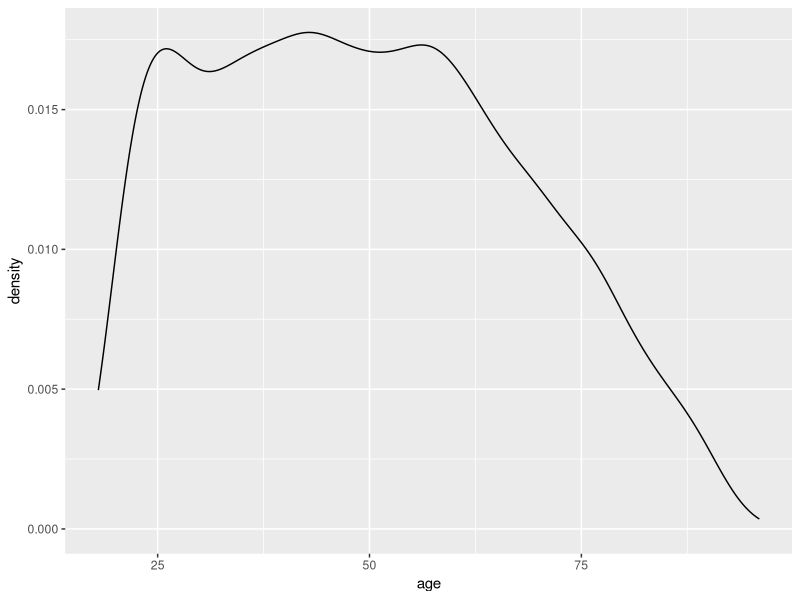
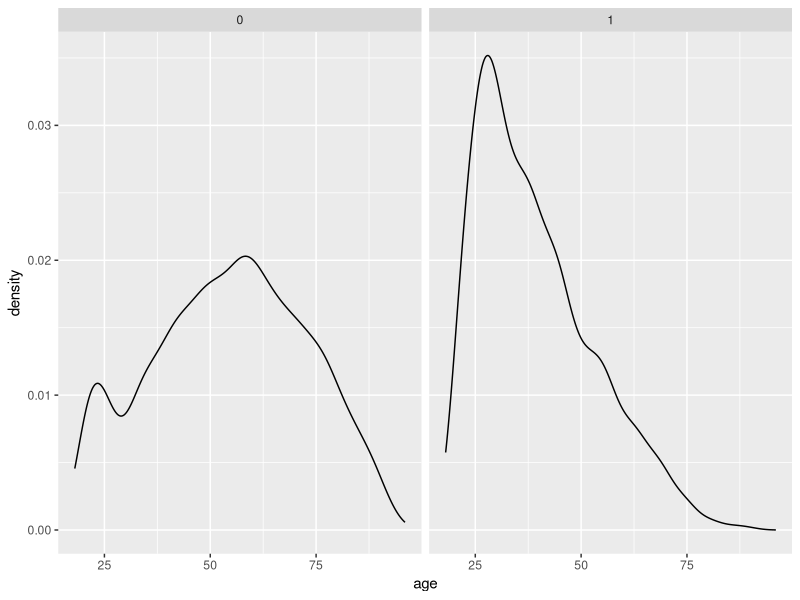
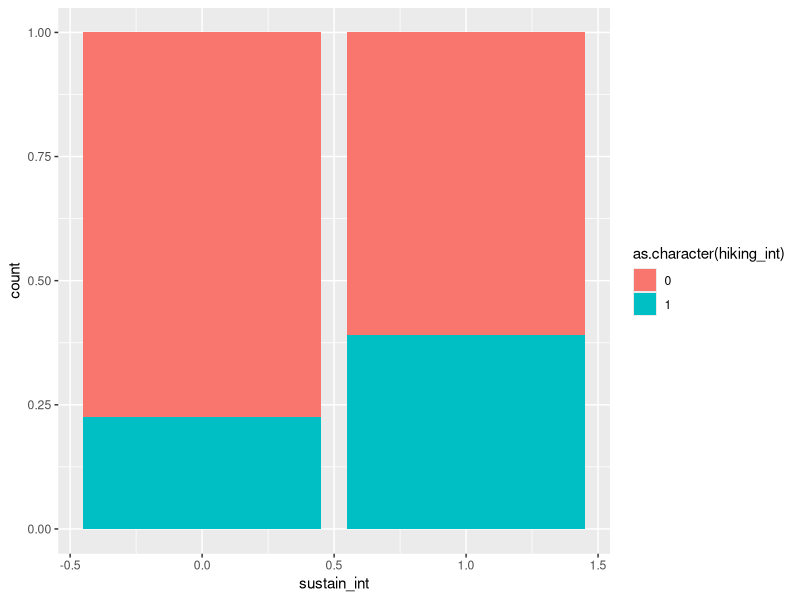
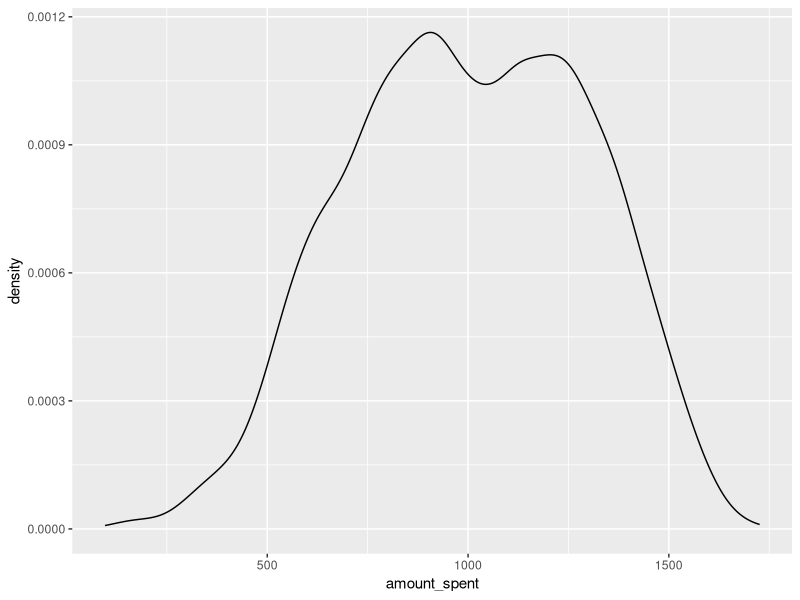
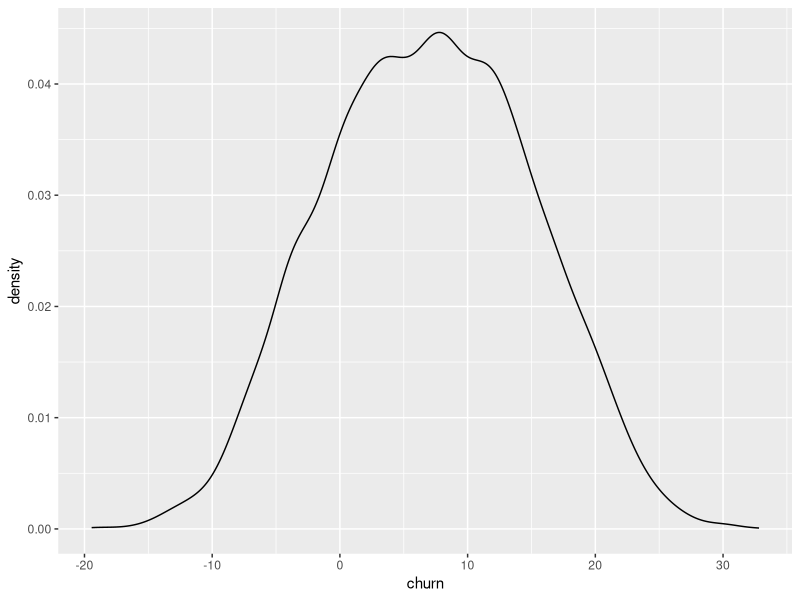
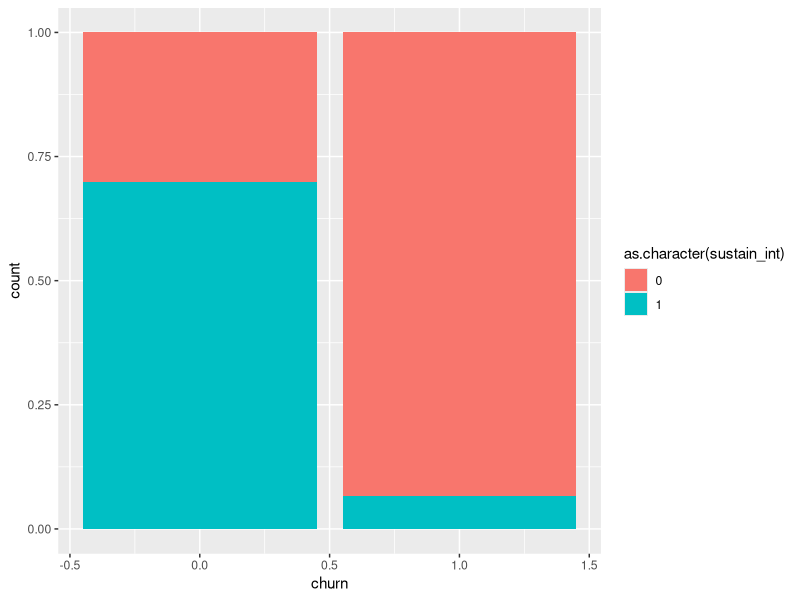
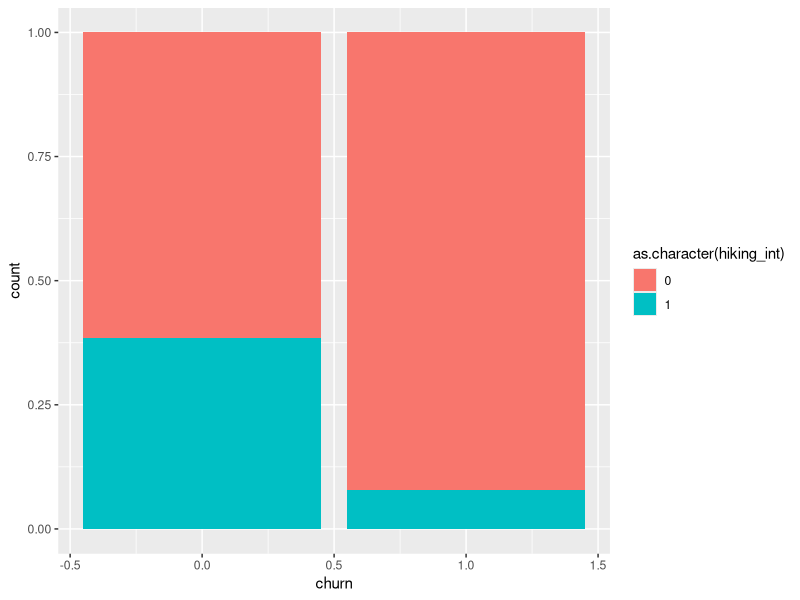
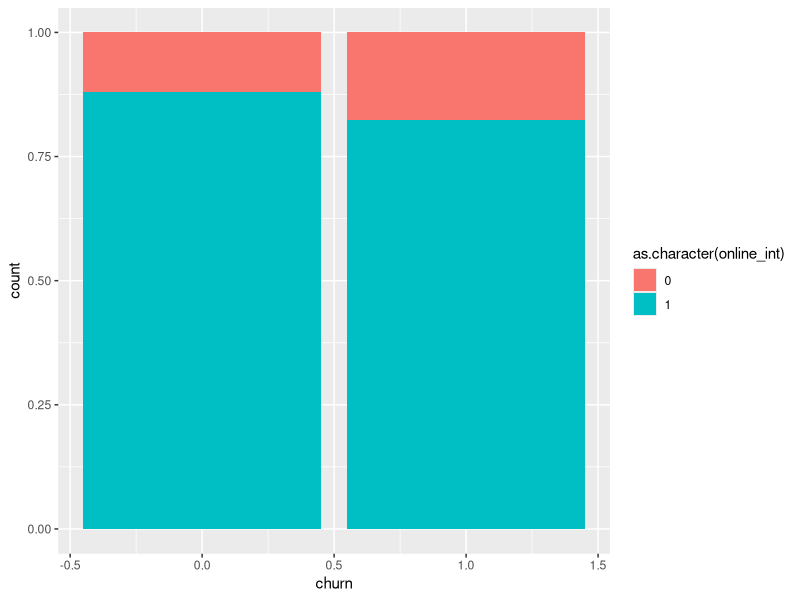

Write R code to recreate these figures, in order.
library(tidyverse)

# Number of Customers
num_cust <- 10000

# Customer ID
customer_id <- c()
for (i in 1:num_cust) {
  customer_id[i] <- 1000 + i
}


# Variable 1 - Age --------------------------------------------------------
# Truly Independent

sample_ages <- function(n) {
  ## custom age pdf
  age_pdf <- function(x) {
    if (x < 18 || x > 96) return(0)
    if (x >= 21 && x <= 60) return(1)
    if (x >= 18 && x < 21) return((x - 18) / (21 - 18))  # Ramps up from 18 to 21
    if (x > 60 && x <= 96) return((96 - x) / (96 - 60))  # Tapers down from 60 to 96
  }
  v_pdf <- Vectorize(age_pdf)
  ## rejection sampling
  samples <- c()
  while (length(samples) < n) {
    candidates <- runif(n, min = 18, max = 96)
    probs <- v_pdf(candidates)
    keep <- runif(n) < probs
    samples <- c(samples, candidates[keep])
    samples <- samples[1:min(length(samples), n)]  # Keep only up to n samples
  }
  return(round(samples))
}

age <- sample_ages(num_cust)

## Check distribution
tibble(age = age) |>
  ggplot(aes(x = age)) +
  geom_density()


# Variable 2 - Region -----------------------------------------------------
# Truly Independent


# region_options <- c(
#   "Pacific Northwest",
#   "East Coast",
#   "Midwest",
#   "Great Plains",
#   "South",
#   "West",
#   "California")
#
# region <- sample(region_options,
#                  num_cust,
#                  replace = TRUE,
#                  prob = c(.35,.05,.07,.05,.05,.25,.18))
#
# ## Check Distribution
# tibble(region = region) |>
#   ggplot(mapping = aes(x = region)) +
#   geom_bar()


# Revamped Variable 2 - Number of Online Visits ---------------------------
# Dependent on Age

num_visits <- c()

for (i in 1:num_cust) {
  num_visits[i] <- round(100 - age[i] + rnorm(1, 10, 10))
  num_visits[i] <- ifelse(num_visits[i] < 1, 1, num_visits[i])
}

# Variable 3 - Interest in Hiking -----------------------------------------
# A Partial Function of Age

hiking_int <- c()

abs_age_vec <- c()
age_impact_vec <- c()

for (i in 1:num_cust) {
  abs_age <- abs(age[i] - 28)
  age_impact <- abs_age/age[i]
  hiking_int[i] <- rbinom(1, 1, prob = .71 - age_impact)
}

## Check Distribution
tibble(hiking_int = hiking_int,
       age = age) |>
  ggplot(mapping = aes(x = age)) +
  geom_density() +
  facet_wrap(~as.character(hiking_int))

# Variable 4 - Interest in Sustainability ---------------------------------
# A Partial Function of Interest in Hiking and Region

# region_probs <- c(
#   .7, .6, .4, .3, .2, .5, .5
# )


sustain_int <- c()
for (i in 1:num_cust) {
  prob_hiking <- hiking_int[i] * .2
  # prob_region <- region_probs[which(region_options == region[i])]
  sustain_int[i] <- rbinom(1, 1, prob = prob_hiking + rnorm(1, .5, .1))
  sustain_int[i] <- ifelse(is.na(sustain_int[i]), 0, sustain_int[i])
}

## Check Distribution
tibble(sustain_int = sustain_int,
       hiking_int = hiking_int) |>
ggplot(mapping = aes(x = sustain_int, fill = as.character(hiking_int))) +
  geom_bar(position = "fill")

## Check Distribution - Region
# tibble(sustain_int = sustain_int,
#        region = region) |>
#   ggplot(mapping = aes(x = sustain_int, fill = as.character(region))) +
#   geom_bar(position = "fill")


# Variable 5 - Active Online ----------------------------------------------
# A Partial Function of Interest in Hiking

online_int <- c()
for (i in 1:num_cust) {
  prob <- hiking_int[i] * .1
  online_int[i] <- rbinom(1, 1, prob = .9 - prob)
}

# Variable 6 - Amount Spent -----------------------------------------------
# A Partial Function of all 5 previous variables

amount_spent <- c()

# region_probs <- c(
#   400, 120, 110, 100, 50, 220, 450
# )

for (i in 1:num_cust) {
  abs_age <- abs(age[i] - 46)
  age_impact <- abs_age/age[i]
  amount_spent[i] <- 600 +
    age_impact * -600 +
    # region_probs[which(region_options == region[i])] +
    num_visits[i] * 4 +
    200 * hiking_int[i] +
    400 * sustain_int[i] +
    100 * online_int[i] +
    rnorm(1, mean = 0, sd = 50)
}

for(i in 1:num_cust) {
  amount_spent[i] <- ifelse(amount_spent[i] < 0, 0, amount_spent[i])
}

## Check Distribution
tibble(amount_spent = amount_spent) |>
  ggplot(mapping = aes(x = amount_spent)) +
  geom_density()


# Variable 7 - Churn ------------------------------------------------------
# A Function of All 6 Variables

# Create Churn first as a linear equation with different weights

# region_probs <- c(
#   4, 1, .5, .5, 1, 3, 3
# )

churn <- c()

for (i in 1:num_cust) {
  abs_age <- abs(age[i] - 25)
  age_impact <- abs_age/age[i]
  churn[i] <- age_impact * -5 +
    # region_probs[which(region_options == region[i])] +
    (num_visits[i] / -30) +
    6 * hiking_int[i] +
    10 * sustain_int[i] +
    4 * online_int[i] +
    rnorm(1, mean = 0, sd = 5)
}

## Check Distribution
tibble(churn = churn) |>
  ggplot(mapping = aes(x = churn)) +
  geom_density()

# churn_binomial <- ifelse(churn < median(churn), 1, 0)

churn_binary <- 1 - rbinom(num_cust, size=1, prob=exp(churn)/(1 + exp(churn)))

## Create a Dataframe
simulated_data <- tibble(
  churn = churn_binary,
  amount_spent = amount_spent,
  num_visits = num_visits,
  age = age,
  hiking_int = hiking_int,
  sustain_int = sustain_int,
  online_int = online_int,
  id = customer_id
)

# save simulated data

path_to_save <- "../../Data/Simulations/Churn/"

if (!dir.exists(path_to_save)){
  dir.create(path_to_save, recursive=TRUE)
  write.csv(simulated_data, paste0(path_to_save, "churn_simulated.csv"), row.names=FALSE)
} else {
  write.csv(simulated_data, paste0(path_to_save, "churn_simulated.csv"), row.names=FALSE)
}

# Check Relationships -----------------------------------------------------

# Sustainability
simulated_data |>
  ggplot(mapping = aes(x = churn, fill = as.character(sustain_int))) +
  geom_bar(position = "fill")

# Hiking
simulated_data |>
  ggplot(mapping = aes(x = churn, fill = as.character(hiking_int))) +
  geom_bar(position = "fill")

# Online
simulated_data |>
  ggplot(mapping = aes(x = churn, fill = as.character(online_int))) +
  geom_bar(position = "fill")

# Age
simulated_data |>
  ggplot(mapping = aes(x = age)) +
  geom_density() +
  facet_wrap(~churn)

# Region
# simulated_data |>
#   ggplot(mapping = aes(x = churn, fill = as.character(region))) +
#   geom_bar(position = "fill")

# Amount Spent
simulated_data |>
  ggplot(mapping = aes(x = amount_spent)) +
  geom_density() +
  facet_wrap(~churn)

# Transform Simulated Data
simulated_data <- simulated_data |>
  mutate(churn = as.factor(churn),
         hiking_int = as.factor(hiking_int),
         sustain_int = as.factor(sustain_int),
         online_int = as.factor(online_int))

simulated_data |>
  ggplot(mapping = aes(x = num_visits)) +
  geom_density() +
  facet_wrap(~churn)

rm(list = setdiff(ls(), "simulated_data"))
